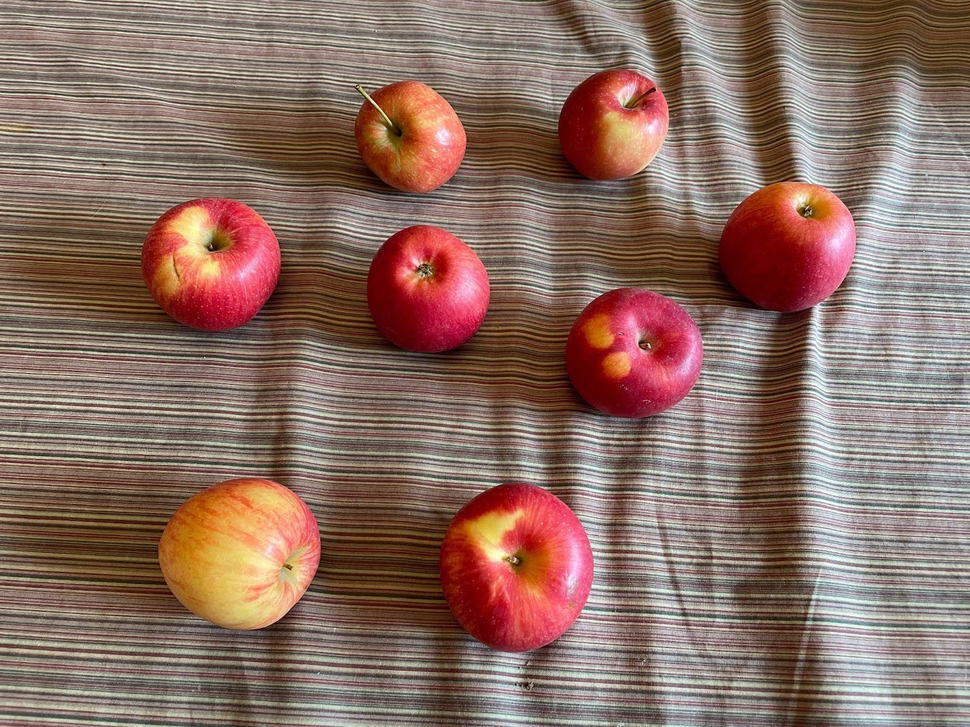
#> input picture figs/Apples.png, 970 x 727 px, shrunk from 1600 x 1200 before the run
$ jupyter execute --allow-errors apples_count_automation.ipynb
#> lines starting #> are read from the running program, lines starting #| are printed output that depends on the picture; after the words box and inside, x2 and y2 are one past the last pixel; in counts of white or black regions, pixels touching at a corner belong together
[cell 1]
import cv2 as cv

img = cv.imread('../figs/Apples.png' )
#> img is the input picture: shape (727, 970, 3); mean B, G, R 98.1, 109.6, 139.2
gray_img = cv.cvtColor(img, cv.COLOR_BGR2GRAY)
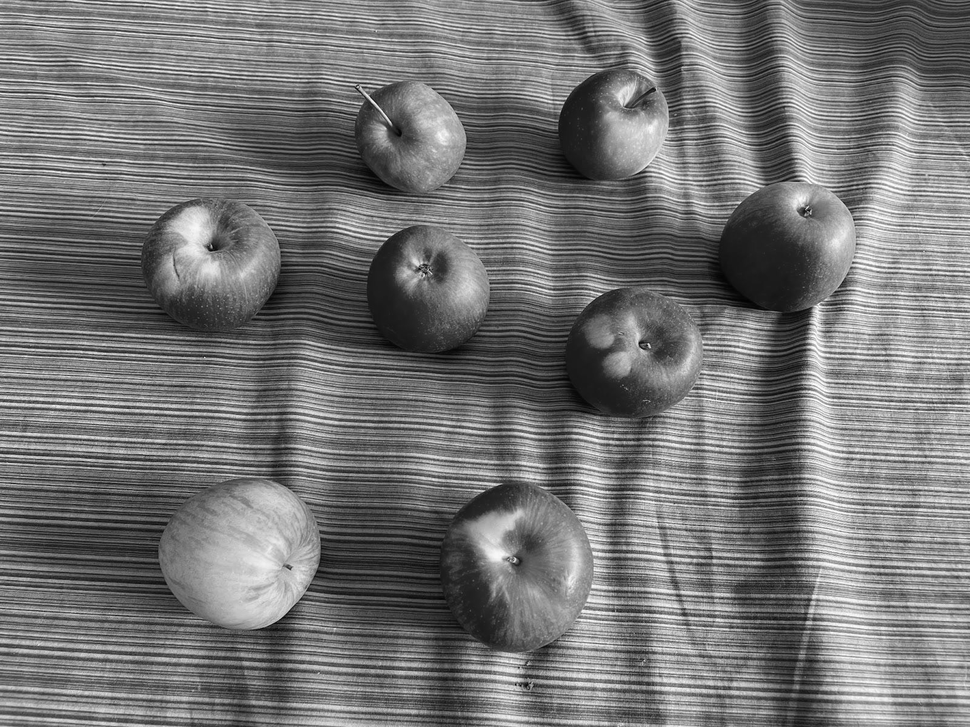
#> gray_img: shape (727, 970); min 0, max 255, mean 117.1

[cell 2]
import matplotlib.pyplot as plt

plt.imshow(gray_img, cmap='gray')
plt.show()

[cell 3]
import matplotlib.pyplot as plt

hist, bins, x = plt.hist(gray_img.flatten(), bins=256, range=[0, 256])
#> hist = 256 values, max 4878 at index 103, min 0 at index 1, mean 2754.6; bins = 257 values from 0 to 256; x = 256 items

plt.title("Histogram of Gray Levels")
plt.xlabel("Gray Level")
plt.ylabel("Frequency")
plt.show()
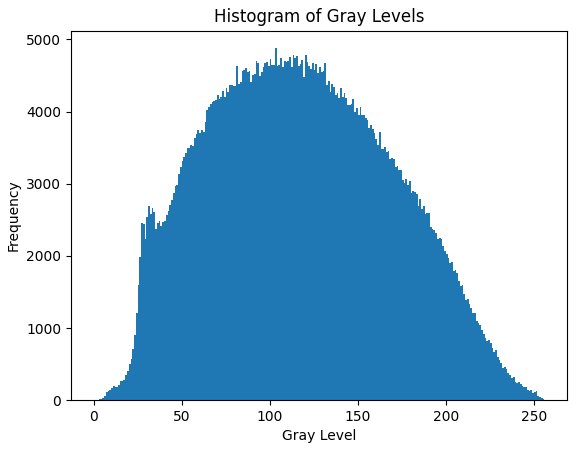
#> figure drawn by matplotlib, 1 panel; tallest bar 4878 high, from x = 103 to 104

There is a concerning peak betwen 0 and 50 let try to get that part of the info by threshholding the picture

[cell 4]
import numpy as np
import matplotlib.pyplot as plt


mask = gray_img > 50
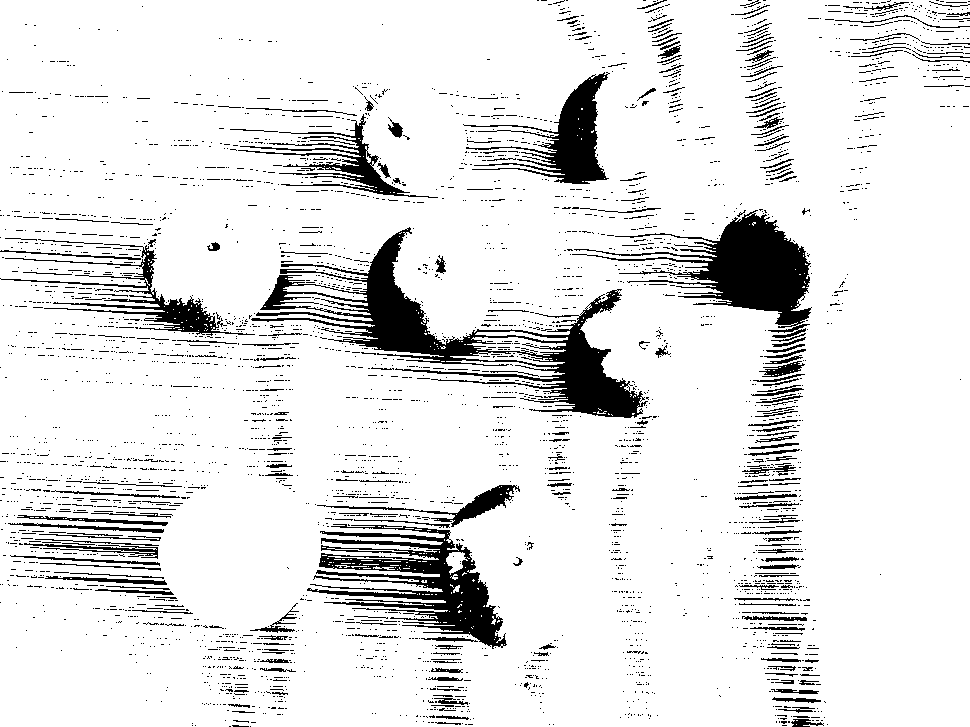
#> mask: shape (727, 970) bool; 89.4% white; 3806 black regions (3514 under 20 px), largest, box (x1, y1, x2, y2) and area: (251, 227, 648, 418) 15043, (572, 210, 812, 338) 9404, (307, 524, 507, 649) 9082

thresholded_image_sup_50 = gray_img.copy()
thresholded_image_sup_50[mask] = 255
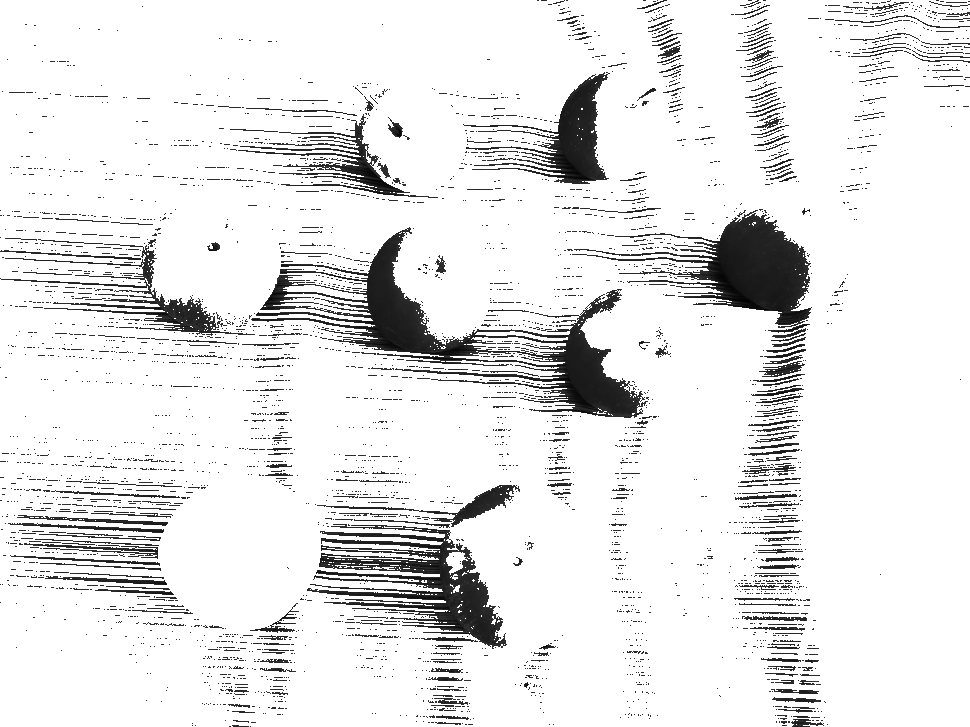
#> thresholded_image_sup_50: shape (727, 970); min 0, max 255, mean 231.9
thresholded_image_sup_50[ thresholded_image_sup_50!= 255 ] = 0
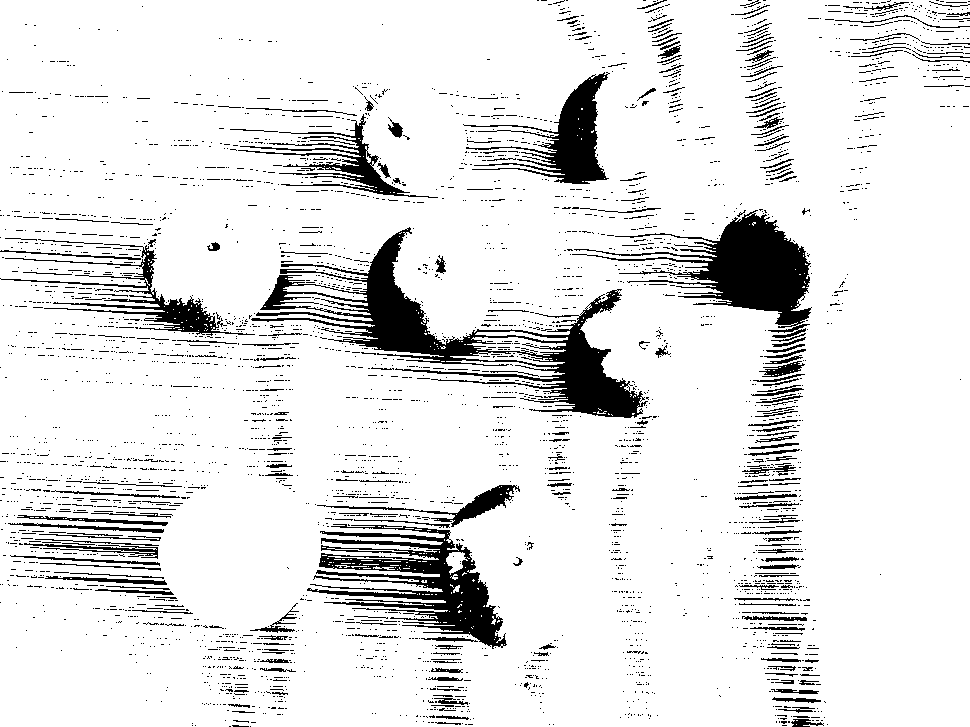
#> thresholded_image_sup_50: shape (727, 970); 89.4% white; 3806 black regions (3514 under 20 px), largest, box (x1, y1, x2, y2) and area: (251, 227, 648, 418) 15043, (572, 210, 812, 338) 9404, (307, 524, 507, 649) 9082

plt.imshow(thresholded_image_sup_50, cmap='gray')
plt.axis('off')
plt.show()

[cell 5]
import numpy as np
from scipy.signal import argrelextrema

# Assuming you have your histogram data stored in the variable 'histogram'
# Convert the histogram to a numpy array
histogram = np.array(hist)
#> histogram has the same summary as hist

# Find the local maxima in the histogram
local_maxima_indices = argrelextrema(histogram, np.greater)

# Get the values of the local maxima
local_maxima_values = histogram[local_maxima_indices]
#> local_maxima_values = 64 values, max 4878 at index 19, min 126 at index 63, mean 3342

# Print the values of the local maxima
for value in local_maxima_indices:
    print(value)
#> this loop made 1 pass
#| [ 11  27  31  33  37  53  55  59  61  70  73  75  77  81  86  88  92  98
#|  100 103 106 108 111 113 115 118 120 124 126 128 131 133 135 138 140 142
#|  147 149 151 157 162 165 167 169 172 174 177 179 181 185 187 190 196 203
#|  205 209 212 224 228 233 238 241 248 251]

We could the 37 value as a threshold

[cell 6]
thresholded_image = gray_img.copy()
thresholded_image[np.logical_or(thresholded_image > 40, thresholded_image < 35)] = 255
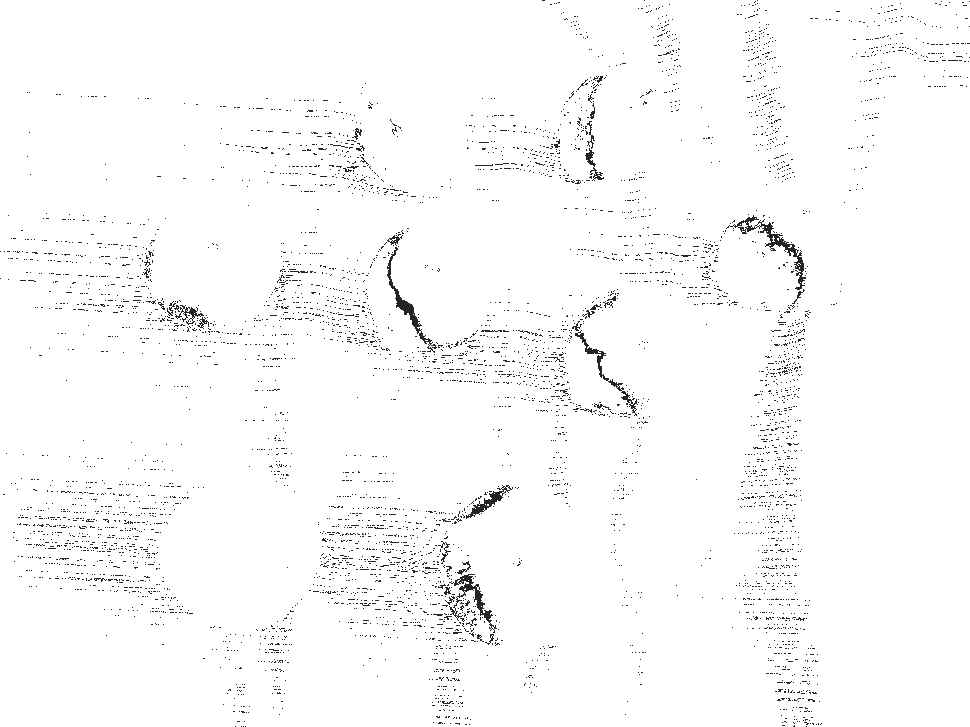
#> thresholded_image: shape (727, 970); min 35, max 255, mean 250.5
thresholded_image[ thresholded_image!= 255 ] = 0
#> thresholded_image: shape (727, 970); 97.9% white; black in thin lines or dots
plt.imshow(thresholded_image, cmap='gray')
plt.axis('off')
plt.show()

[cell 7]
_, contours = cv.findContours(thresholded_image_sup_50, cv.RETR_EXTERNAL, cv.CHAIN_APPROX_SIMPLE)
#> contours = [[1, -1, -1, -1], [2, 0, -1, -1], [-1, 1, -1, -1]]

print("Number of contours found = ", len(contours))
#| Number of contours found =  1

#> (the rest of this cell did not finish here and is left out)

$ run again, with figs/flower.png copied over figs/Apples.png
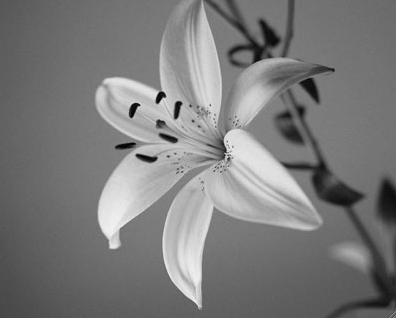
#> input picture figs/flower.png, 396 x 318 px
#> img is the input picture: shape (318, 396, 3); min 0, max 243, mean 123
#> hist = 256 values, max 3618 at index 116, min 0 at index 244, mean 491.9; bins = 257 values from 0 to 256; x = 256 items
#> mask: shape (318, 396) bool; 97.1% white; 26 black regions (10 under 20 px), largest, box (x1, y1, x2, y2) and area: (284, 161, 362, 208) 925, (355, 269, 396, 308) 712, (379, 181, 396, 222) 550
#> `thresholded_image_sup_50[ thresholded_image_sup_50!= 255 ] = 0`:
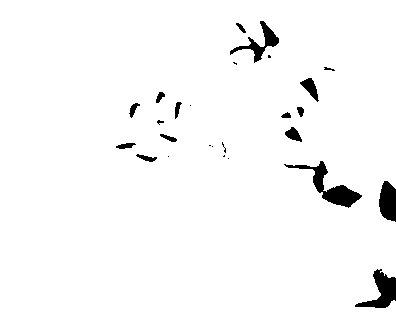
#> thresholded_image_sup_50: shape (318, 396); 97.1% white; 26 black regions (10 under 20 px), largest, box (x1, y1, x2, y2) and area: (284, 161, 362, 208) 925, (355, 269, 396, 308) 712, (379, 181, 396, 222) 550
#> histogram has the same summary as hist
#> local_maxima_values = 51 values, max 3618 at index 22, min 7 at index 0, mean 552.8
#> the loop `for value in local_maxima_indices:` made 1 pass
#| [  3  17  20  27  34  36  44  46  48  53  55  58  60  66  77  80  83  96
#|   98 103 106 109 116 120 136 140 143 147 152 156 159 162 165 167 170 172
#|  174 181 184 192 194 197 199 201 204 207 215 217 221 231 236]
#> `thresholded_image[ thresholded_image!= 255 ] = 0`:
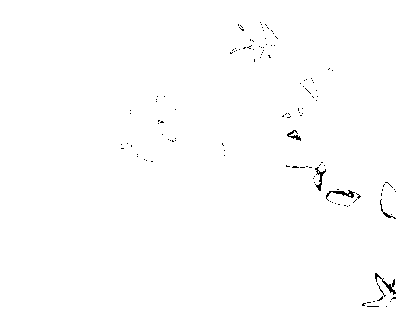
#> thresholded_image: shape (318, 396); 99.5% white; black in thin lines or dots, all inside (x1, y1, x2, y2) = (121, 22, 396, 307)
#> contours = [[-1, -1, -1, -1]]
#| Number of contours found =  1
